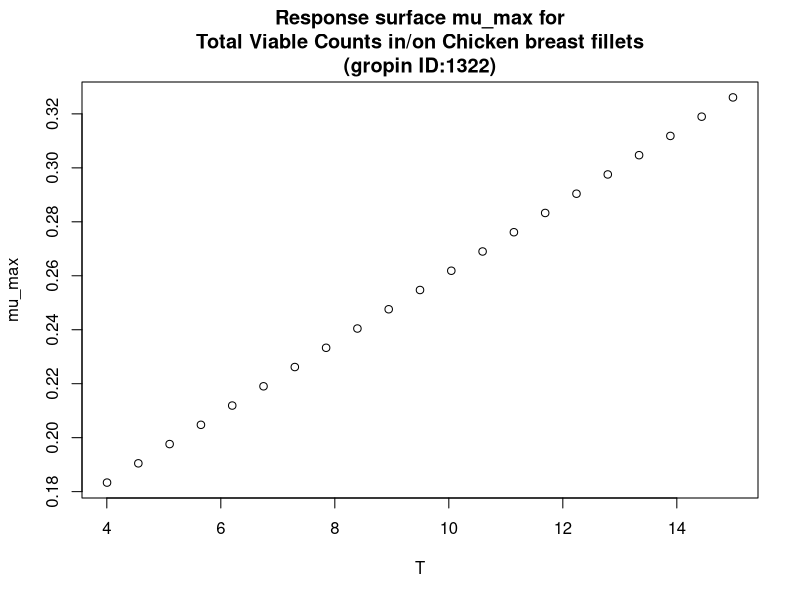

Write R code to recreate this figure.
#############################
# start of Parameter script
#############################
T <- seq(4.004,14.985014985015,length.out=21)
#############################
# end of Parameter script
#############################
############################# 
# start of Model script Gropin ID 1322 
#############################
 
# constant coefficients for this model
 
variables <- data.frame(T)
argumentsPar <- expand.grid(variables)
 
# heart of the model
response_surface <- function(T) {
   mumax <-0.013*(T+10.1)

return(mumax=mumax)
} 

# output parameters
mumax <- cbind(argumentsPar,response_surface(argumentsPar['T']))
colnames(mumax) <- c(colnames(argumentsPar),'mumax')
#############################
# End of Model script
#############################
############################# 
# start of Visualisation script Gropin ID 1322 
#############################
plot(T,mumax$mumax,
                          xlab='T',
                          ylab='mu_max',main='Response surface mu_max for
Total Viable Counts in/on Chicken breast fillets
(gropin ID:1322)')
#############################
# End of Visualisation script
#############################
